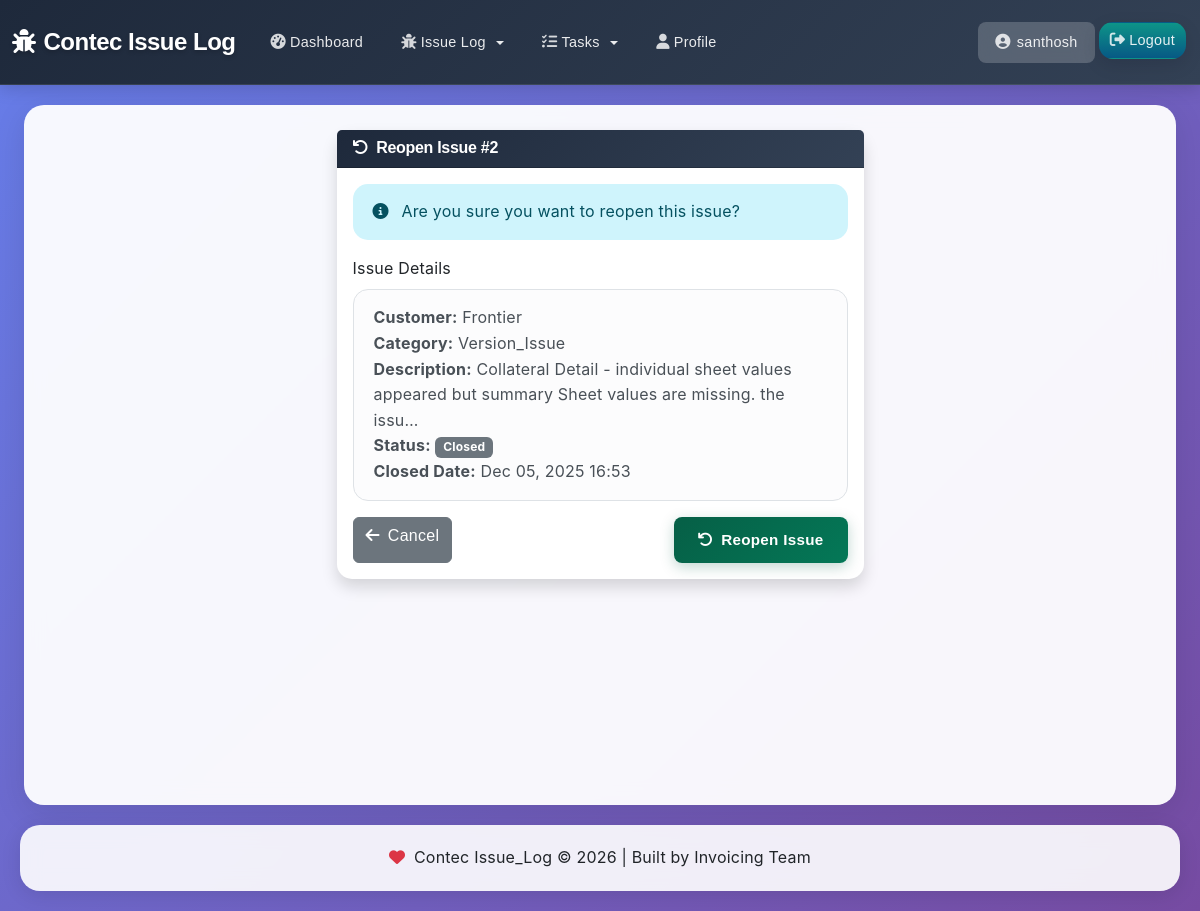
Screenshot of /issue/2/reopen/?next=/issues/closed/ (signed in) with the database file from the repository.
### base/models.py (models this page shows, shortened)
class Issue(models.Model):
    customer = models.ForeignKey(
        Customer,
        on_delete=models.PROTECT,
        related_name='issues',
        verbose_name="Customer",
        help_text="Select the customer associated with this issue"
    )
    inv_type = models.CharField(
        max_length=50,
        choices=INVOICE_TYPES,
        verbose_name="Invoice Type"
    )
    issue_cat = models.ForeignKey(
        IssueCategory,
        on_delete=models.PROTECT,
        related_name='issues',
        verbose_name="Issue Category",
        help_text="Select the issue category (5M Framework)"
    )
    description = models.TextField(
        default="No content provided.",
        verbose_name="Description"
    )
    identified_on = models.DateTimeField(
        default=timezone.now,
        verbose_name="Identified On"
    )
    identified_by = models.CharField(
        max_length=75,
        verbose_name="Identified By"
    )
    revenue_impact = models.DecimalField(
        max_digits=10,
        decimal_places=2,
        null=True,
        blank=True,
        default=0.00,
        validators=[MinValueValidator(0)],
        verbose_name="Revenue Impact ($)"
    )
    impact_category = models.ForeignKey(
        ImpactCategory,
        on_delete=models.PROTECT,
        related_name='issues',
        null=True,
        blank=True,
        verbose_name="Impact Category",
        help_text="Select the financial impact category"
    )
    root_cause = models.CharField(
        max_length=200,
        verbose_name="Root Cause"
    )
    root_cause_owner = models.CharField(
        max_length=75,
        verbose_name="Root Cause Owner"
    )
    YES_NO = [
        ('Yes', 'Yes'),
        ('No', 'No'),
    ]
    customer_received = models.CharField(
        max_length=3,
        choices=YES_NO,
        default='No',
        verbose_name="Customer Received",
        help_text="Whether the customer has received the invoice/notice (Yes/No)"
    )
    impacted_customer = models.TextField(
        blank=True,
        null=True,
        verbose_name="Impacted Customers",
        help_text="Enter impacted customer names (free text)"
    )
    containment_action = models.TextField(
        default="No content provided.",
        verbose_name="Containment Action"
    )
    corrective_action = models.TextField(
        default="No content provided.",
        verbose_name="Corrective Action"
    )
    rebilled_credited = models.CharField(
        max_length=3,
        choices=YES_NO,
        default='No',
        verbose_name="Rebilled/Credited",
        help_text="Indicates if this issue was rebilled or credited (Yes/No)"
    )
    department = models.CharField(
        max_length=100,
        null=True,
        blank=True,
        verbose_name="Department",
        help_text="Department responsible for this issue"
    )
    location = models.CharField(
        max_length=200,
        null=True,
        blank=True,
        verbose_name="Location",
        help_text="Physical or logical location related to the issue (e.g., Site A, Router-12, Billing Zone)"
    )
    rebill_proof = models.TextField(
        null=True,
        blank=True,
        verbose_name="Rebill/Credit Proof",
        help_text="Details or proof for rebill/credit (invoice #, transaction ref, notes)"
    )
    action_owner = models.CharField(
        max_length=75,
        null=True,
        blank=True,
        default=" ",
        verbose_name="Action Owner"
    )
    due_date = models.DateTimeField(
        verbose_name="Due Date"
    )
    status = models.CharField(
        max_length=50,
        choices=STATUS_CHOICES,
        default='Open',
        verbose_name="Status"
    )
    approved = models.CharField(
        max_length=50,
        choices=AUTHORITY_CHOICES,
        null=True,
        blank=True,
        verbose_name="Approved By"
    )
    remarks = models.TextField(
        null=True,
        blank=True,
        verbose_name="Remarks"
    )
    created_by = models.ForeignKey(
        User,
        on_delete=models.CASCADE,
        related_name='issues_created',
        verbose_name="Created By"
    )
    updated_by = models.ForeignKey(
        User,
        on_delete=models.SET_NULL,
        null=True,
        blank=True,
        related_name='issues_updated',
        verbose_name="Updated By"
    )
    created_at = models.DateTimeField()
    updated_at = models.DateTimeField(auto_now=True)
    closed_at = models.DateTimeField(null=True, blank=True, verbose_name="Closed At")
    attachment = models.FileField(
        upload_to='issue_attachments/%Y/%m/',
        null=True,
        blank=True,
        verbose_name="Attachment",
        help_text="Upload documents (.pdf, .docx, .xlsx) or images (.jpg, .png, .gif)"
    )
    class Meta:
        ordering = ['-id']
        permissions = [
            ("can_view_issue", "Can view issue"),
            ("can_add_issue", "Can add issue"),
            ("can_change_issue", "Can change issue"),
            ("can_delete_issue", "Can delete issue"),
            ("can_export_issue", "Can export issue"),
            ("can_import_issue", "Can import issue"),
        ]

class Customer(models.Model):
    name = models.CharField(max_length=100, unique=True, verbose_name="Customer Name")
    code = models.CharField(max_length=50, unique=True, blank=True, null=True, verbose_name="Customer Code")
    is_active = models.BooleanField(default=True, verbose_name="Active")
    description = models.TextField(blank=True, null=True, verbose_name="Description")
    created_at = models.DateTimeField(auto_now_add=True)
    updated_at = models.DateTimeField(auto_now=True)
    class Meta:
        ordering = ['name']
        verbose_name = "Customer"
        verbose_name_plural = "Customers"
    def __str__(self):
        return self.name

class IssueCategory(models.Model):
    name = models.CharField(max_length=100, unique=True, verbose_name="Category Name")
    code = models.CharField(max_length=50, unique=True, blank=True, null=True, verbose_name="Category Code")
    description = models.TextField(blank=True, null=True, verbose_name="Description")
    is_active = models.BooleanField(default=True, verbose_name="Active")
    created_at = models.DateTimeField(auto_now_add=True)
    updated_at = models.DateTimeField(auto_now=True)
    class Meta:
        ordering = ['name']
        verbose_name = "Issue Category"
        verbose_name_plural = "Issue Categories"

### base/views.py (the view, shortened to what this page needs)
# urls.py: path('issue/<int:issue_id>/reopen/', reopen_issue, name='reopen-issue'),
@login_required
def reopen_issue(request, issue_id):
    if not request.user.is_superuser:
        try:
            profile = request.user.profile
            if not profile.is_approved:
                return redirect('pending-approval')
        except UserProfile.DoesNotExist:
            return redirect('pending-approval')
    issue = get_object_or_404(Issue, id=issue_id)
    return render(request, 'base/reopen_issue_confirm.html', {'issue': issue})

### base/models.py (called while the page is built)
    @property
    def is_approved(self):
        return self.status == 'approved'

### base/templates/base/reopen_issue_confirm.html (shortened to what this page needs)
{% extends 'base/base.html' %}
{% block content %}
<div class="container-fluid">
    <div class="row justify-content-center">
        <div class="col-md-6">
            <div class="card shadow">
                <div class="card-header bg-success text-white">
                    <h5 class="mb-0">
                        <i class="fas fa-undo me-2"></i>Reopen Issue #{{ issue.id }}
                    </h5>
                </div>
                <div class="card-body">
                    <div class="alert alert-info">
                        <i class="fas fa-info-circle me-2"></i>
                        Are you sure you want to reopen this issue?
                    </div>
                    <div class="mb-3">
                        <label class="form-label">Issue Details</label>
                        <div class="alert alert-light border">
                            <strong>Customer:</strong> {{ issue.customer }}<br>
                            <strong>Category:</strong> {{ issue.issue_cat.name }}<br>
                            <strong>Description:</strong> {{ issue.description|truncatechars:100 }}<br>
                            <strong>Status:</strong> <span class="badge bg-secondary">{{ issue.status }}</span><br>
                            <strong>Closed Date:</strong> {{ issue.closed_at|date:"M d, Y H:i"|default:"N/A" }}
                        </div>
                    </div>
                    <form method="post">
                        <div class="d-flex justify-content-between">
                            <a href="{% if request.GET.next %}{{ request.GET.next }}{% else %}{% url 'issues' %}{% endif %}" class="btn btn-secondary">
                                <i class="fas fa-arrow-left me-2"></i>Cancel
                            </a>
                            <button type="submit" class="btn btn-success">
                                <i class="fas fa-undo me-2"></i>Reopen Issue
                            </button>
                        </div>
                    </form>
                </div>
            </div>
        </div>
    </div>
</div>
{% endblock %}

### base/templates/base/base.html (shortened to what this page needs)
<!DOCTYPE html>
<html lang="en">
<head>
    <link href="https://cdn.jsdelivr.net/npm/bootstrap@5.3.0/dist/css/bootstrap.min.css" rel="stylesheet">
    <link rel="stylesheet" href="https://cdnjs.cloudflare.com/ajax/libs/font-awesome/6.4.0/css/all.min.css">
</head>
<body>
    {% if user.is_authenticated %}
    <nav class="navbar navbar-expand-lg navbar-light">
        <div class="container-fluid">
            <a class="navbar-brand" href="{% url 'dashboard' %}">
                <i class="fas fa-bug me-2"></i>Contec Issue Log
            </a>
            <div class="collapse navbar-collapse" id="navbarNav">
                <ul class="navbar-nav me-auto">
                    <li class="nav-item">
                        <a class="nav-link" href="{% url 'dashboard' %}">
                            <i class="fas fa-tachometer-alt me-1"></i>Dashboard
                        </a>
                    </li>
                    {% if user.is_superuser or user.profile.is_approved and user.profile.can_access_issues|default:True %}
                    <li class="nav-item dropdown">
                        <a class="nav-link dropdown-toggle" href="#" id="issuesDropdown" role="button" data-bs-toggle="dropdown" aria-expanded="false">
                            <i class="fas fa-bug me-1"></i>Issue Log
                        </a>
                    </li>
                    {% endif %}
                    {% if user.is_superuser or user.profile.is_approved and user.profile.can_access_tasks|default:True %}
                    <li class="nav-item dropdown">
                        <a class="nav-link dropdown-toggle" href="#" id="tasksDropdown" role="button" data-bs-toggle="dropdown" aria-expanded="false">
                            <i class="fas fa-tasks me-1"></i>Tasks
                        </a>
                    </li>
                    {% endif %}
                    <li class="nav-item">
                        <a class="nav-link" href="{% url 'user-profile' %}">
                            <i class="fas fa-user me-1"></i>Profile
                        </a>
                    </li>
                </ul>
                <ul class="navbar-nav">
                    {% if user.is_authenticated %}
                        <li class="nav-item">
                            <span class="nav-link user-display">
                                <i class="fas fa-user-circle"></i>{{ user.get_full_name|default:user.username }}
                            </span>
                        </li>
                        <li class="nav-item">
                            <a class="nav-link logout-btn" href="{% url 'logout' %}">
                                <i class="fas fa-sign-out-alt me-1"></i>Logout
                            </a>
                        </li>
                    {% endif %}
                </ul>
            </div>
        </div>
    </nav>
    {% endif %}
    <div id="toastContainer" class="toast-container position-fixed top-0 end-0 p-3" style="z-index:2000; margin-top:80px;"></div>
    <div class="main-container">
        {% block content %}{% endblock %}
    </div>
    <div class="footer">
        <p class="mb-0">
            <i class="fas fa-heart text-danger me-1"></i>
            Contec Issue_Log &copy; {% now "Y" %} | Built by Invoicing Team
        </p>
    </div>
</body>
</html>

### base/templates/base/base.html (style rules this page uses)
:root { --primary-gradient: linear-gradient(135deg, #667eea 0%, #764ba2 100%); --secondary-gradient: linear-gradient(135deg, #f093fb 0%, #f5576c 100%); --success-gradient: linear-gradient(135deg, #4facfe 0%, #00f2fe 100%); --warning-gradient: linear-gradient(135deg, #43e97b 0%, #38f9d7 100%); --danger-gradient: linear-gradient(135deg, #fa709a 0%, #fee140 100%); --info-gradient: linear-gradient(135deg, #a8edea 0%, #fed6e3 100%); --dark-gradient: linear-gradient(135deg, #2c3e50 0%, #34495e 100%); }
html { overflow-x: hidden; max-width: 100%; }
body { background: linear-gradient(135deg, #667eea 0%, #764ba2 100%); background-attachment: fixed; min-height: 100vh; font-family: 'Poppins', -apple-system, BlinkMacSystemFont, 'Segoe UI', Roboto, sans-serif; font-weight: 400; line-height: 1.6; letter-spacing: 0.3px; overflow-x: hidden; max-width: 100%; }
.navbar { background: linear-gradient(135deg, #1e293b 0%, #334155 100%) !important; backdrop-filter: blur(10px); box-shadow: 0 4px 16px rgba(0, 0, 0, 0.15); padding: 15px 0; position: sticky; top: 0; z-index: 1050; border-bottom: 1px solid rgba(255, 255, 255, 0.1); }
.navbar-brand { font-family: 'Poppins', sans-serif; font-weight: 700; font-size: 1.5rem; color: white !important; text-shadow: 0 2px 4px rgba(0, 0, 0, 0.2); letter-spacing: -0.5px; padding: 8px 0; }
.navbar-nav .nav-link { font-family: 'Poppins', sans-serif; font-size: 0.9rem; font-weight: 500; color: rgba(255, 255, 255, 0.9) !important; padding: 8px 16px !important; margin: 0 2px; border-radius: 8px; transition: all 0.2s ease-in-out; border: 1px solid transparent; letter-spacing: 0.3px; position: relative; white-space: nowrap; }
.navbar-nav .nav-link i { font-size: 0.95rem; margin-right: 6px; opacity: 0.9; }
.navbar-nav .dropdown-toggle::after { margin-left: 6px; vertical-align: 0.15em; }
.user-display { background: rgba(255, 255, 255, 0.2) !important; color: white !important; padding: 12px 24px !important; border-radius: 30px; font-weight: 600; font-size: 0.95rem; margin-left: 15px; border: 1px solid rgba(255, 255, 255, 0.3); backdrop-filter: blur(10px); }
.user-display i { margin-right: 8px; font-size: 1rem; }
.dropdown-toggle::after { margin-left: 8px; transition: transform 0.3s ease; }
.main-container { background: rgba(255, 255, 255, 0.95); backdrop-filter: blur(10px); border-radius: 20px; box-shadow: 0 8px 32px rgba(0, 0, 0, 0.1); margin: 20px auto; padding: 25px; min-height: calc(100vh - 100px); max-width: min(1400px, 96vw); width: 100%; box-sizing: border-box; }
.card { border: none; border-radius: 15px; box-shadow: 0 4px 20px rgba(0, 0, 0, 0.1); transition: transform 0.3s ease, box-shadow 0.3s ease; }
.btn-success { background: linear-gradient(135deg, #065f46 0%, #047857 100%); border: none; border-radius: 8px; padding: 12px 24px; font-weight: 600; font-size: 0.95rem; transition: all 0.3s cubic-bezier(0.4, 0, 0.2, 1); box-shadow: 0 4px 14px rgba(6, 95, 70, 0.25); }
.logout-btn { background: linear-gradient(180deg,#0d9488,#075985); color: #ffffff !important; padding: 8px 14px; border-radius: 18px; text-decoration: none !important; display: inline-block; border: none; box-shadow: 0 6px 18px rgba(2,6,23,0.12); font-weight: 600; }
.nav-link.logout-btn { padding: 6px 10px !important; border-radius: 14px; }
.alert { border: none; border-radius: 15px; padding: 15px 20px; }
.footer { background: rgba(255, 255, 255, 0.9); backdrop-filter: blur(10px); border-radius: 20px; margin: 20px; padding: 20px; text-align: center; box-shadow: 0 4px 20px rgba(0, 0, 0, 0.1); }
.card-header { background: linear-gradient(135deg, #1e293b 0%, #334155 100%) !important; color: white !important; }
h1, h2, h3, h4, h5, h6 { font-family: 'Poppins', sans-serif; font-weight: 600; letter-spacing: -0.3px; line-height: 1.3; }
h5 { font-size: 1rem; font-weight: 600; }
p, span, div { font-family: 'Inter', sans-serif; letter-spacing: 0.2px; }
.btn { font-family: 'Poppins', sans-serif; letter-spacing: 0.3px; }

### rows the page displays
Issue: id "2", customer "Frontier", issue_cat.name "Version_Issue", description "Collateral Detail - individual sheet values appeared but summary Sheet values are missing. the issu…", status "Closed", closed_at "Dec 05, 2025 16:53"

### other values shown
{{ user.get_full_name|default:user.username }} "santhosh"
